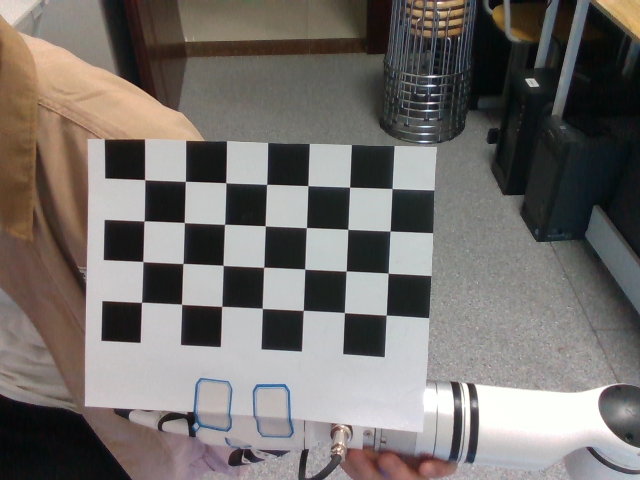
#> input picture src/rm_scr_robot/rm_scr_demo/scripts/images/0.jpg, 1280 x 960 px, found by its file name (shown at 1/2 size); its folder holds 4 pictures in this run
$ python eye2hand_calibration.py
#> lines starting #> are read from the running program, lines starting #| are printed output that depends on the picture
### src/rm_scr_robot/rm_scr_demo/scripts/out_of_hand_homogeneous_matrix/save_poses2matrix.py
"""
眼在手外 计算得是 相机相对于基座得 齐次变换矩阵
计算 这个矩阵需要得是  标定板相对于相机得次变换矩阵 * 相机相对于基座得齐次变换矩阵 * 基座相对于机械臂末端得齐次变换矩阵

基座相对于机械臂末端得齐次变换矩阵 == 机械臂末端相对于基座得齐次变换矩阵得逆（也就是机械臂位姿变换得齐次变换矩阵得逆）

"""

import csv
import numpy as np

# 将文本文件中的位姿数据转换为齐次变换矩阵列表
def poses2_main(tag):
    with open(f"{tag}", "r",encoding="utf-8") as f:
        # 读取文件中的所有行
        lines = f.readlines()
    # 定义一个空列表，用于存储结果

    # 遍历每一行数据
    lines = [float(i)  for line in lines for i in line.split(',')]

    matrices = []

    for i in range(0,len(lines),6):
        matrices.append(inverse_transformation_matrix(pose_to_homogeneous_matrix(lines[i:i+6])))

    # 将齐次变换矩阵列表存储到 CSV 文件中
    save_matrices_to_csv(matrices, f'RobotToolPose.csv')

def euler_angles_to_rotation_matrix(rx, ry, rz):
    # 计算旋转矩阵
    Rx = np.array([[1, 0, 0],
                   [0, np.cos(rx), -np.sin(rx)],
                   [0, np.sin(rx), np.cos(rx)]])

    Ry = np.array([[np.cos(ry), 0, np.sin(ry)],
                   [0, 1, 0],
                   [-np.sin(ry), 0, np.cos(ry)]])

    Rz = np.array([[np.cos(rz), -np.sin(rz), 0],
                   [np.sin(rz), np.cos(rz), 0],
                   [0, 0, 1]])

    R = Rz@Ry@Rx  # 先绕 z轴旋转 再绕y轴旋转  最后绕x轴旋转
    return R

def pose_to_homogeneous_matrix(pose):
    x, y, z, rx, ry, rz = pose
    R = euler_angles_to_rotation_matrix(rx, ry, rz)
    t = np.array([x, y, z]).reshape(3, 1)

    H = np.eye(4)
    H[:3, :3] = R
    H[:3, 3] = t[:, 0]

    return H

def inverse_transformation_matrix(T):
    R = T[:3, :3]
    t = T[:3, 3]

    # 计算旋转矩阵的逆矩阵
    R_inv = R.T

    # 计算平移向量的逆矩阵
    t_inv = -np.dot(R_inv, t)

    # 构建逆变换矩阵
    T_inv = np.identity(4)
    T_inv[:3, :3] = R_inv
    T_inv[:3, 3] = t_inv

    return T_inv


def save_matrices_to_csv(matrices, file_name):
    rows, cols = matrices[0].shape
    num_matrices = len(matrices)
    combined_matrix = np.zeros((rows, cols * num_matrices))

    for i, matrix in enumerate(matrices):
        combined_matrix[:, i * cols: (i + 1) * cols] = matrix

    with open(file_name, 'w', newline='') as csvfile:
        csv_writer = csv.writer(csvfile)
        for row in combined_matrix:
            csv_writer.writerow(row)

# [5 lines that do not run on import are left out]

### src/rm_scr_robot/rm_scr_demo/scripts/out_of_hand_homogeneous_matrix/eye2hand_calibration.py
# -*- coding: utf-8 -*-
"""
眼在手外（Eye-to-Hand）手眼标定：
利用采集到的棋盘图像 + 机械臂位姿，计算相机坐标系相对于机械臂基座坐标系的位姿（R_cam2base, t_cam2base）

关系式（相对运动形式）可写为：
A2^{-1} * A1 * X = X * B2 * B1^{-1}

新增功能：
- 手眼标定结果保存/加载（仅 YAML 格式）
"""

import os
import re
import cv2
import yaml
import numpy as np
from scipy.spatial.transform import Rotation as R
from save_poses2matrix import poses2_main

np.set_printoptions(precision=8, suppress=True)

# ====================== 路径配置 ======================
# 手眼标定采集的标定板图片路径
images_path = r'/home/rm/realman_ws/src/rm_scr_robot/rm_scr_demo/scripts/images'
# 采集标定板图片时对应机械臂末端位姿文件（顺序需与图片一一对应）
file_path = r'/home/rm/realman_ws/src/rm_scr_robot/rm_scr_demo/scripts/images/poses.txt'

# 标定结果保存路径（脚本同级目录）
SAVE_PATH = os.path.join(os.path.dirname(__file__), "hand_eye_calib_result")
os.makedirs(SAVE_PATH, exist_ok=True)

# poses2_main 生成的 csv 路径（建议与本脚本同目录，避免 cwd 影响）
ROBOT_POSE_CSV = os.path.join(os.path.dirname(__file__), "RobotToolPose.csv")


# [21 lines left out: functions _is_valid_rotation_matrix, _collect_image_indices, not called in this run]


# ====================== 标定核心函数 ======================
def calibrate_eye_out_hand():
    """手眼标定主函数，返回旋转矩阵、平移向量、4x4齐次矩阵"""
    # 角点的个数以及棋盘格间距
    XX, YY = 7, 4 # 棋盘格内角点数量（**必须和实际标定板一致**）
    L = 0.03 # 标定板一格的长度 单位为米
    # 设置寻找亚像素角点的参数
    criteria = (cv2.TERM_CRITERIA_MAX_ITER | cv2.TERM_CRITERIA_EPS, 30, 0.001)

    # 标定板角点的3D位置
    objp = np.zeros((XX * YY, 3), np.float32)
    objp[:, :2] = np.mgrid[0:XX, 0:YY].T.reshape(-1, 2) * L
    obj_points, img_points = [], []

    # 遍历有效图片
    for i in range(50):
        img_path = os.path.join(images_path, f"{i}.jpg")
        if not os.path.exists(img_path):
            continue
        img = cv2.imread(img_path)
#> img is the input picture: shape (960, 1280, 3); mean B, G, R 108.1, 111.5, 116.3
        gray = cv2.cvtColor(img, cv2.COLOR_BGR2GRAY)
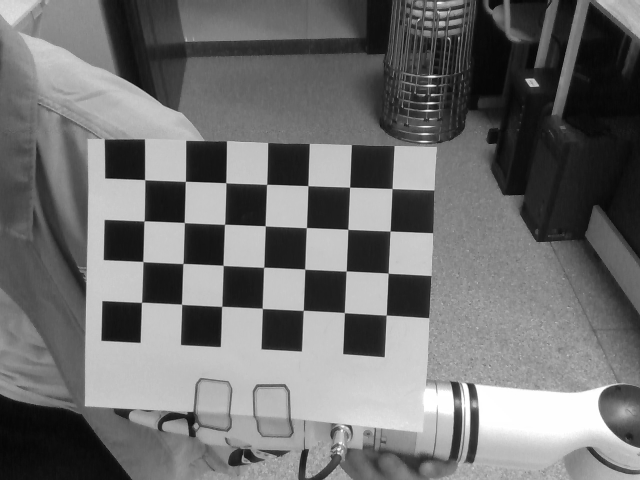
#> gray: shape (960, 1280) (shown at 1/2 size); min 2, max 255, mean 112.5
        ret, corners = cv2.findChessboardCorners(gray, (XX, YY), None)
#> ret = True; corners = 28 rows, first 8: [289.7, 359.3], [371.7, 363.5], [451.6, 365.4], [533.6, 369.5], [616.5, 371.4], [699.7, 374.9], [785.3, 377.5], [288.9, 441.9]
        if ret:
            obj_points.append(objp)
            corners2 = cv2.cornerSubPix(gray, corners, (5, 5), (-1, -1), criteria)
#> corners2 = 28 rows, first 8: [289.7, 359.6], [371.4, 363.3], [451.9, 365.7], [533.7, 369.4], [616.2, 371.6], [699.7, 375], [784.6, 377.5], [288.6, 442.3]
            img_points.append(corners2)
#> pass 2 of the loop in calibrate_eye_out_hand, `for i in range(50):`:
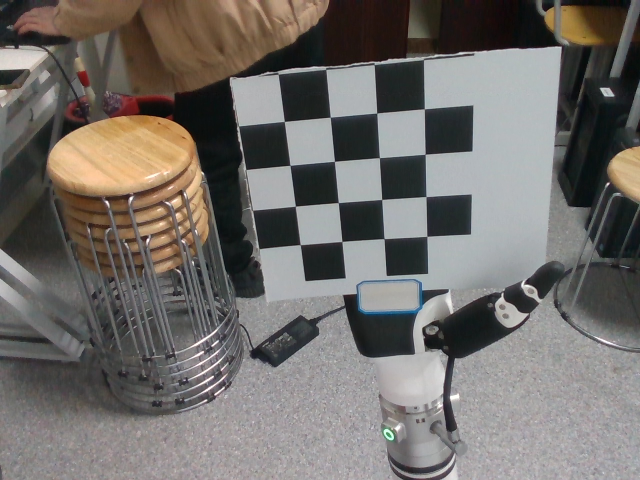
#> input picture src/rm_scr_robot/rm_scr_demo/scripts/images/1.jpg, 1280 x 960 px, found by its file name (shown at 1/2 size)
#> in calibrate_eye_out_hand, img is the input picture: shape (960, 1280, 3); mean B, G, R 106, 109.7, 113.8
#> in calibrate_eye_out_hand, `gray = cv2.cvtColor(img, cv2.COLOR_BGR2GRAY)`:
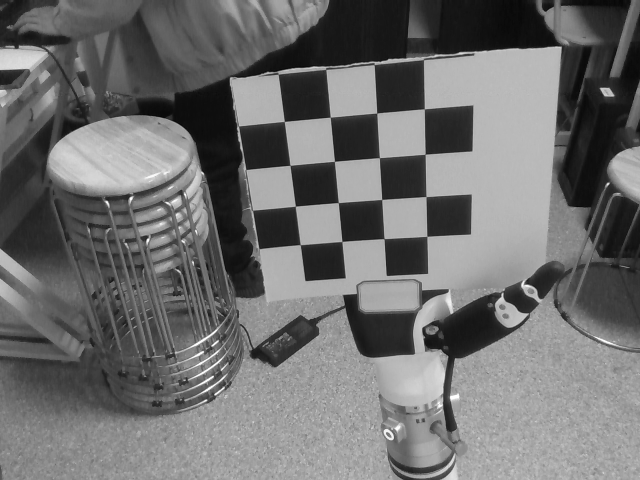
#> gray: shape (960, 1280) (shown at 1/2 size); min 3, max 255, mean 110.5
#> ret = False; corners = None

    N = len(img_points)
    if N == 0:
        raise ValueError("未检测到有效标定板图片！")
    print(f"有效标定图片数量：{N}")

    # 相机标定（获取内参+外参）
    ret, mtx, dist, rvecs, tvecs = cv2.calibrateCamera(obj_points, img_points, gray.shape[::-1], None, None)
    print("内参矩阵:\n", mtx)
    print("畸变系数:\n", dist)
    print("-" * 50)

    # ====================== 【核心修正1】旋转向量 → 旋转矩阵 ======================
    # OpenCV手眼标定强制要求输入旋转矩阵，不能直接传旋转向量rvecs！
    R_target2cam = []  # 标定板 -> 相机 的旋转矩阵
    t_target2cam = []  # 标定板 -> 相机 的平移向量
    for rvec, tvec in zip(rvecs, tvecs):
        rmat, _ = cv2.Rodrigues(rvec)  # 旋转向量转矩阵
        R_target2cam.append(rmat)
        t_target2cam.append(tvec)

    # 读取机械臂位姿（末端 -> 基座，符合OpenCV输入要求）
    poses2_main(file_path)
#> (reads src/rm_scr_robot/rm_scr_demo/scripts/images/poses.txt from the repository)
    tool_pose = np.loadtxt(ROBOT_POSE_CSV, delimiter=',')  # 修复硬编码路径
    R_gripper2base = []  # 末端 -> 基座
    t_gripper2base = []
    for i in range(N):
        R_gripper2base.append(tool_pose[0:3, 4*i:4*i+3])
        t_gripper2base.append(tool_pose[0:3, 4*i+3])
#> after the loop, t_gripper2base = [[0.0991, 0.381, -0.0702]]

    # ====================== 【核心修正2】正确调用眼在手外标定 ======================
    # 官方参数：calibrateHandEye(R_gripper2base, t_gripper2base, R_target2cam, t_target2cam)
    # 眼在手外 → 返回值：相机 -> 机械臂基坐标系（最终需要的结果）
#> (the run stopped early here; a loop or call above may not have finished)
